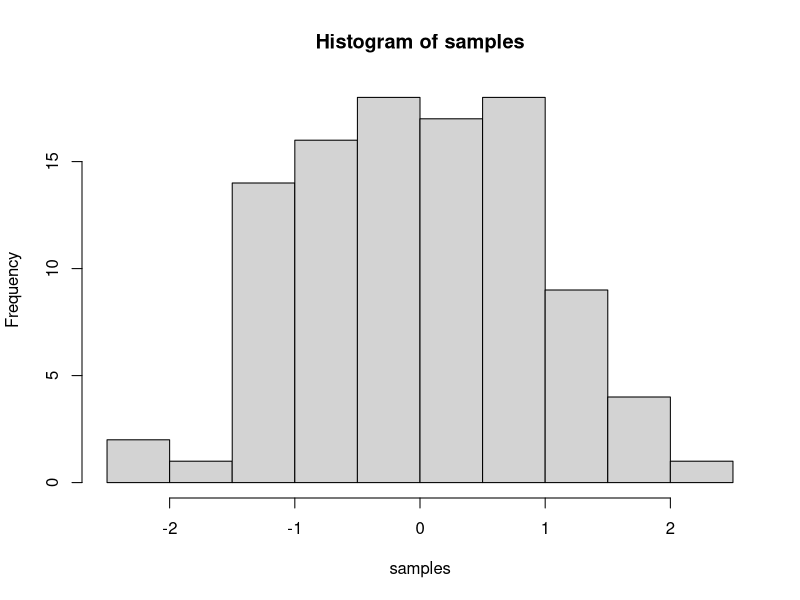

Source code (R):
## ---- chunk 1
knitr::opts_chunk$set(message=FALSE,warning=FALSE, cache=TRUE)
## ---- chunk 2
samples <- rnorm(100, mean=0, sd=1)
hist(samples)
